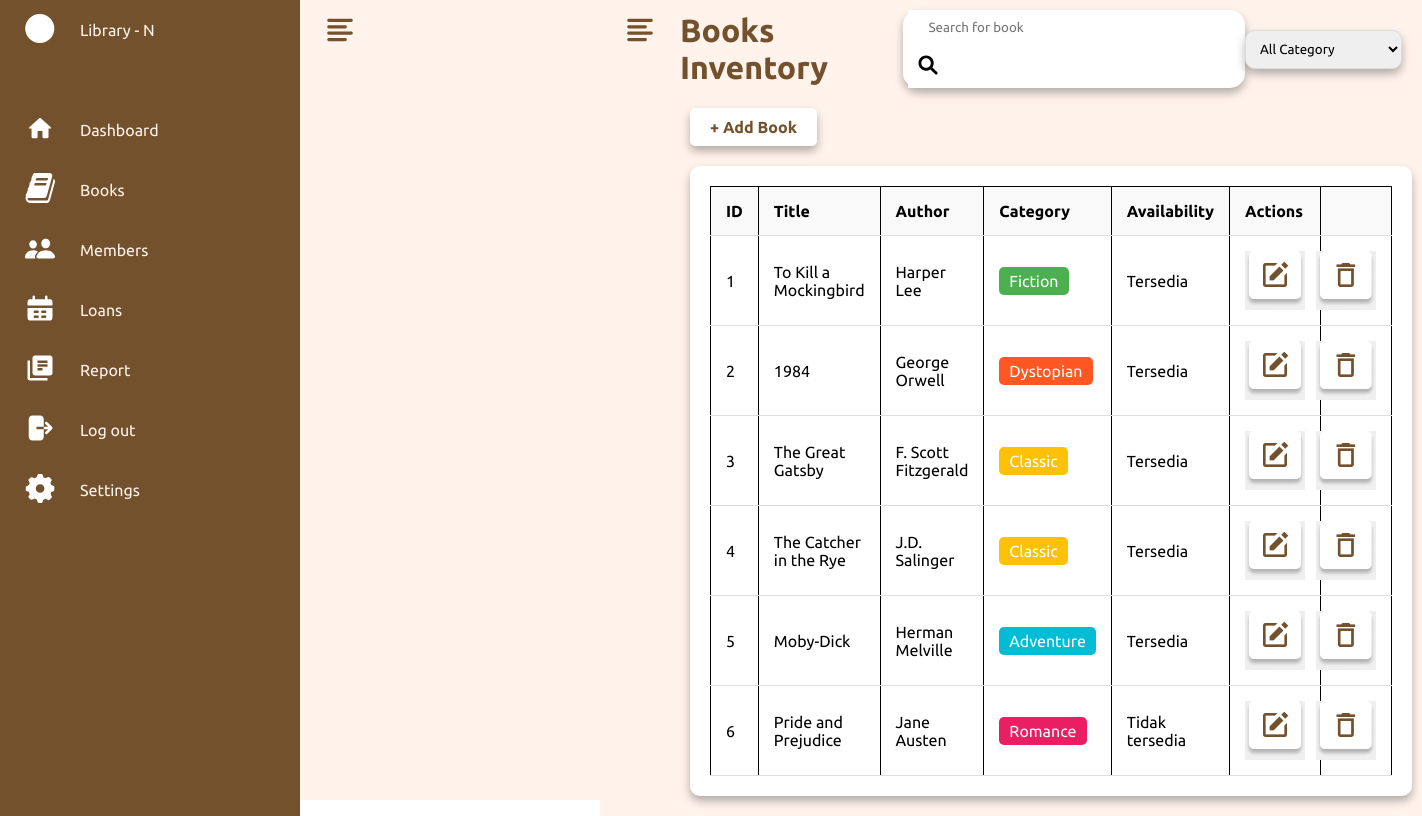
The page /books.php on the database its author committed.
### tables this page shows
CREATE TABLE IF NOT EXISTS `books` (
  `book_id` int NOT NULL AUTO_INCREMENT,
  `title` varchar(255) NOT NULL,
  `author` varchar(255) NOT NULL,
  `category` varchar(50) NOT NULL,
  `availability` enum('available','unavailable') DEFAULT 'available',
  PRIMARY KEY (`book_id`)
);

### books.php (the view, shortened to what this page needs)
<?php
include 'includes/db.php';
$search = isset($_GET['search']) ? $_GET['search'] : '';
$sql = "SELECT book_id, title, author, category, availability FROM books WHERE title LIKE '%$search%'";
$result = $conn->query($sql);
?>
<!DOCTYPE html>
<html lang="en">
<head>
    <link rel="stylesheet" href="css/books.css">
</head>
<body>
    <?php include 'includes/navbar.php'; ?>
    <div class="main">
        <div class="topbar">
            <div class="toggle">
                <img src="assets/icons/pepicons-pop_menu.svg" alt="menu">
            </div>
        </div>
        <header class="inventory-header">
            <h1>Books Inventory</h1>
            <div class="search-container">
                <form method="GET" action="">
                    <input type="text" name="search" placeholder="Search for book" value="<?php echo htmlspecialchars($search); ?>">
                    <button type="submit" class="search-button">
                        <img src="assets/icons/search.svg" alt="search icon">
                    </button>
                </form>
            </div>
            <div class="category-filter">
                <form method="GET" action="">
                    <select name="category" onchange="this.form.submit()">
                        <option>All Category</option>
                    </select>
                </form>
            </div>
        </header>
        <div class="main-container">
            <div class="main-content">
                <button class="add-book-button" onclick="location.href='./pages/add_book.php'">+ Add Book</button>
                <div class="books-container">
                    <table class="books-table">
                        <thead>
                            <tr>
                                <th>ID</th>
                                <th>Title</th>
                                <th>Author</th>
                                <th>Category</th>
                                <th>Availability</th>
                                <th>Actions</th>
                                <th></th>
                            </tr>
                        </thead>
                        <tbody>
                            <?php
                            if ($result->num_rows > 0) {
                                while ($row = $result->fetch_assoc()) {
                                    echo "<tr>";
                                    echo "<td>" . $row["book_id"] . "</td>";
                                    echo "<td>" . $row["title"] . "</td>";
                                    echo "<td>" . $row["author"] . "</td>";
                                    echo "<td><span class='category-label " . strtolower($row["category"]) . "'>" . $row["category"] . "</span></td>";
                                    echo "<td>" . ($row["availability"] == 'available' ? 'Tersedia' : 'Tidak tersedia') . "</td>";
                                    echo "<td><button style='border: none; cursor: pointer;' onclick=\"location.href='./pages/edit_book.php?id=" . $row["book_id"] . "'\"><img src='assets/images/edit.png' alt='edit icon'></button></td>";
                                    echo "<td><button style='margin-left: -20px; border: none; cursor: pointer;' onclick=\"location.href='controllers/delete_book_process.php?id=" . $row["book_id"] . "'\"><img src='assets/images/delete.png' alt='delete icon'></button></td>";
                                    echo "</tr>";
                                }
                            } else {
                                echo "<tr><td colspan='7'>No records found</td></tr>";
                            }
                            ?>
                        </tbody>
                    </table>
                </div>
            </div>
        </div>
    </div>
</body>
</html>

### includes/navbar.php (shortened to what this page needs)
<!DOCTYPE html>
<html lang="en">
<head>
    <link rel="stylesheet" href="css/style.css">
    <link rel="stylesheet" href="css/books.css">
</head>
<body>
    <div class="container">
        <div class="navigation">
            <ul>
                <li>
                    <a href="#">
                        <span class="icon">
                            <img src="../assets/icons/Ellipse 16.svg" alt="logo">
                        </span>
                        <span class="title">Library - N</span>
                    </a>
                </li>
                <li>
                    <a href="../index.php">
                        <span class="icon">
                            <img src="../assets/icons/ic_round-home.svg" alt="home_icon">
                        </span>
                        <span class="title">Dashboard</span>
                    </a>
                </li>
                <li>
                    <a href="../books.php">
                        <span class="icon">
                            <img src="../assets/icons/fa_book.svg" alt="book_icon">
                        </span>
                        <span class="title">Books</span>
                    </a>
                </li>
                <li>
                    <a href="../members.php">
                        <span class="icon">
                            <img src="../assets/icons/f7_person-2-fill.svg" alt="member_icon">
                        </span>
                        <span class="title">Members</span>
                    </a>
                </li>
                <li>
                    <a href="../loans.php">
                        <span class="icon">
                            <img src="../assets/icons/lets-icons_date-range-fill.svg" alt="loan_icon">
                        </span>
                        <span class="title">Loans</span>
                    </a>
                </li>
                <li>
                    <a href="../report.php">
                        <span class="icon">
                            <img src="../assets/icons/material-symbols_library-books.svg" alt="report_icon">
                        </span>
                        <span class="title">Report</span>
                    </a>
                </li>
                <li>
                    <a href="../auth/logout.php">
                        <span class="icon">
                            <img src="../assets/icons/majesticons_logout.svg" alt="logout_icon">
                        </span>
                        <span class="title">Log out</span>
                    </a>
                </li>
                <li class="../settings.php">
                    <a href="#">
                        <span class="icon">
                            <img src="../assets/icons/uiw_setting.svg" alt="setting_icon">
                        </span>
                        <span class="title">Settings</span>
                    </a>
                </li>
            </ul>
        </div>
    </div>
    <div class="main">
        <div class="topbar">
            <div class="toggle">
                <img src="../assets/icons/pepicons-pop_menu.svg" alt="menu">
            </div>
        </div>
</body>
</html>

### css/books.css (style rules this page uses)
* { font-family: "Ubuntu", sans-serif; margin: 0; padding: 0; box-sizing: border-box; }
:root { --blue: #74512D; --white: #FFF3EC; --gray: #f5f5f5; --black1: #222; --black2: #999; }
body { min-height: 100vh; overflow-x: hidden; }
.container { position: relative; width: 100%; }
.navigation { position: fixed; width: 300px; height: 100%; background: var(--blue); border-left: 10px solid var(--blue); transition: 0.5s; overflow: hidden; }
.navigation ul { display: flex; flex-direction: column; height: 100%; padding-bottom: 20px; }
.navigation ul li { position: relative; width: 100%; list-style: none; border-top-left-radius: 30px; border-bottom-left-radius: 30px; }
.navigation ul li:nth-child(1) { margin-bottom: 40px; pointer-events: none; }
.navigation ul li a { position: relative; display: flex; width: 100%; text-decoration: none; color: var(--white); }
.navigation ul li a .icon { min-width: 60px; height: 60px; line-height: 75px; text-align: center; }
.navigation ul li a .icon img { width: 50%; height: auto; filter: brightness(0) invert(1); transition: filter 0.3s ease; }
.navigation ul li a .title { padding: 0 10px; height: 60px; line-height: 60px; white-space: nowrap; }
.main { position: absolute; width: calc(100% - 300px); left: 300px; min-height: 100vh; background: var(--white); transition: 0.5s; }
.topbar { position: absolute; width: 100%; height: 60px; display: flex; justify-content: space-between; align-items: center; padding: 0 10px; }
.toggle { position: fixed; width: 60px; height: 60px; display: flex; justify-content: center; align-items: center; font-size: 2.5rem; cursor: pointer; }
.main-container { margin: 20px; }
.books-container { background-color: #ffffff; padding: 20px; border-radius: 10px; box-shadow: 0 5px 10px rgba(0, 0, 0, 0.3); }
.inventory-header { display: flex; justify-content: space-between; align-items: center; margin-bottom: 20px; margin-top: 10px; padding-right: 20px; padding-left: 80px; }
h1 { color: #74512D; margin: 0; }
.search-container { z-index: 1; display: flex; align-items: center; padding-left: 5px; padding-right: 10px; border-radius: 15px; background-color: rgb(255, 255, 255); box-shadow: 0 5px 10px rgba(0, 0, 0, 0.3); }
.search-container input { padding: 10px; padding-right: 100px; padding-left: 20px; border: none; outline: none; }
.search-container .search-button { background-color: #fff; border: none; cursor: pointer; padding: 10px; }
.search-container .search-button img { width: 20px; height: 20px; }
.category-filter { z-index: 1; }
.category-filter select { padding: 10px; padding-right: 50px; border-radius: 10px; outline: none; border: 1px solid #ddd; box-shadow: 0 5px 10px rgba(0, 0, 0, 0.3); }
.add-book-button { background-color: #ffffff; box-shadow: 0 5px 10px rgba(0, 0, 0, 0.3); color: #74512D; padding: 10px 20px; border: none; border-radius: 5px; cursor: pointer; margin-bottom: 20px; font-size: medium; font-weight: bold; }
.books-table { width: 100%; border-collapse: collapse; }
.books-table th, .books-table td { padding: 15px; text-align: left; border-bottom: 1px solid #ddd; }
.books-table th { background-color: #f9f9f9; }
.category-label { padding: 5px 10px; border-radius: 5px; color: white; }
.category-label.fiction { background-color: #4CAF50; }
.category-label.dystopian { background-color: #FF5722; }
.category-label.classic { background-color: #FFC107; }
.category-label.adventure { background-color: #00BCD4; }
.category-label.romance { background-color: #E91E63; }
.table, th, td { border: 1px solid black; border-collapse: collapse; }

### rows shown on the page
books: book_id "1", title "To Kill a Mockingbird", author "Harper Lee", category "Fiction", availability "Tersedia"
books: book_id "2", title "1984", author "George Orwell", category "Dystopian", availability "Tersedia"
books: book_id "3", title "The Great Gatsby", author "F. Scott Fitzgerald", category "Classic", availability "Tersedia"
books: book_id "4", title "The Catcher in the Rye", author "J.D. Salinger", category "Classic", availability "Tersedia"
books: book_id "5", title "Moby-Dick", author "Herman Melville", category "Adventure", availability "Tersedia"
books: book_id "6", title "Pride and Prejudice", author "Jane Austen", category "Romance", availability "Tidak tersedia"
